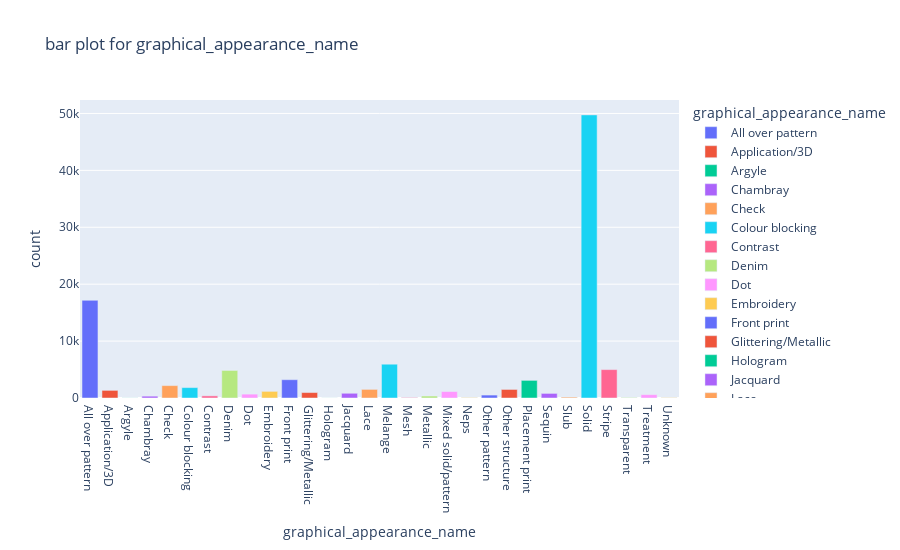

Notebook cell for this chart:
### Code cell
long_df = pd.DataFrame(df_article.groupby('graphical_appearance_name')['article_id'].count().reset_index().rename({'article_id': 'count'}, axis=1))
fig = px.bar(long_df, x='graphical_appearance_name', y="count", color='graphical_appearance_name', title=f"bar plot for graphical_appearance_name ", width=900, height=550)
fig.show()

### Figure 1 — Plotly figure (JSON) as saved in the notebook; plotly's stock layout.template omitted (floating-point values rounded to 4 significant figures)
{"data": [{"hovertemplate": "graphical_appearance_name=%{x}<br>count=%{y}<extra></extra>", "legendgroup": "All over pattern", "marker": {"color": "#636efa", "pattern": {"shape": ""}}, "name": "All over pattern", "orientation": "v", "showlegend": true, "textposition": "auto", "type": "bar", "x": ["All over pattern"], "xaxis": "x", "y": [17165], "yaxis": "y"}, {"hovertemplate": "graphical_appearance_name=%{x}<br>count=%{y}<extra></extra>", "legendgroup": "Application/3D", "marker": {"color": "#EF553B", "pattern": {"shape": ""}}, "name": "Application/3D", "orientation": "v", "showlegend": true, "textposition": "auto", "type": "bar", "x": ["Application/3D"], "xaxis": "x", "y": [1341], "yaxis": "y"}, {"hovertemplate": "graphical_appearance_name=%{x}<br>count=%{y}<extra></extra>", "legendgroup": "Argyle", "marker": {"color": "#00cc96", "pattern": {"shape": ""}}, "name": "Argyle", "orientation": "v", "showlegend": true, "textposition": "auto", "type": "bar", "x": ["Argyle"], "xaxis": "x", "y": [15], "yaxis": "y"}, {"hovertemplate": "graphical_appearance_name=%{x}<br>count=%{y}<extra></extra>", "legendgroup": "Chambray", "marker": {"color": "#ab63fa", "pattern": {"shape": ""}}, "name": "Chambray", "orientation": "v", "showlegend": true, "textposition": "auto", "type": "bar", "x": ["Chambray"], "xaxis": "x", "y": [322], "yaxis": "y"}, {"hovertemplate": "graphical_appearance_name=%{x}<br>count=%{y}<extra></extra>", "legendgroup": "Check", "marker": {"color": "#FFA15A", "pattern": {"shape": ""}}, "name": "Check", "orientation": "v", "showlegend": true, "textposition": "auto", "type": "bar", "x": ["Check"], "xaxis": "x", "y": [2178], "yaxis": "y"}, {"hovertemplate": "graphical_appearance_name=%{x}<br>count=%{y}<extra></extra>", "legendgroup": "Colour blocking", "marker": {"color": "#19d3f3", "pattern": {"shape": ""}}, "name": "Colour blocking", "orientation": "v", "showlegend": true, "textposition": "auto", "type": "bar", "x": ["Colour blocking"], "xaxis": "x", "y": [1830], "yaxis": "y"}, {"hovertemplate": "graphical_appearance_name=%{x}<br>count=%{y}<extra></extra>", "legendgroup": "Contrast", "marker": {"color": "#FF6692", "pattern": {"shape": ""}}, "name": "Contrast", "orientation": "v", "showlegend": true, "textposition": "auto", "type": "bar", "x": ["Contrast"], "xaxis": "x", "y": [376], "yaxis": "y"}, {"hovertemplate": "graphical_appearance_name=%{x}<br>count=%{y}<extra></extra>", "legendgroup": "Denim", "marker": {"color": "#B6E880", "pattern": {"shape": ""}}, "name": "Denim", "orientation": "v", "showlegend": true, "textposition": "auto", "type": "bar", "x": ["Denim"], "xaxis": "x", "y": [4842], "yaxis": "y"}, {"hovertemplate": "graphical_appearance_name=%{x}<br>count=%{y}<extra></extra>", "legendgroup": "Dot", "marker": {"color": "#FF97FF", "pattern": {"shape": ""}}, "name": "Dot", "orientation": "v", "showlegend": true, "textposition": "auto", "type": "bar", "x": ["Dot"], "xaxis": "x", "y": [681], "yaxis": "y"}, {"hovertemplate": "graphical_appearance_name=%{x}<br>count=%{y}<extra></extra>", "legendgroup": "Embroidery", "marker": {"color": "#FECB52", "pattern": {"shape": ""}}, "name": "Embroidery", "orientation": "v", "showlegend": true, "textposition": "auto", "type": "bar", "x": ["Embroidery"], "xaxis": "x", "y": [1165], "yaxis": "y"}, {"hovertemplate": "graphical_appearance_name=%{x}<br>count=%{y}<extra></extra>", "legendgroup": "Front print", "marker": {"color": "#636efa", "pattern": {"shape": ""}}, "name": "Front print", "orientation": "v", "showlegend": true, "textposition": "auto", "type": "bar", "x": ["Front print"], "xaxis": "x", "y": [3215], "yaxis": "y"}, {"hovertemplate": "graphical_appearance_name=%{x}<br>count=%{y}<extra></extra>", "legendgroup": "Glittering/Metallic", "marker": {"color": "#EF553B", "pattern": {"shape": ""}}, "name": "Glittering/Metallic", "orientation": "v", "showlegend": true, "textposition": "auto", "type": "bar", "x": ["Glittering/Metallic"], "xaxis": "x", "y": [958], "yaxis": "y"}, {"hovertemplate": "graphical_appearance_name=%{x}<br>count=%{y}<extra></extra>", "legendgroup": "Hologram", "marker": {"color": "#00cc96", "pattern": {"shape": ""}}, "name": "Hologram", "orientation": "v", "showlegend": true, "textposition": "auto", "type": "bar", "x": ["Hologram"], "xaxis": "x", "y": [8], "yaxis": "y"}, {"hovertemplate": "graphical_appearance_name=%{x}<br>count=%{y}<extra></extra>", "legendgroup": "Jacquard", "marker": {"color": "#ab63fa", "pattern": {"shape": ""}}, "name": "Jacquard", "orientation": "v", "showlegend": true, "textposition": "auto", "type": "bar", "x": ["Jacquard"], "xaxis": "x", "y": [830], "yaxis": "y"}, {"hovertemplate": "graphical_appearance_name=%{x}<br>count=%{y}<extra></extra>", "legendgroup": "Lace", "marker": {"color": "#FFA15A", "pattern": {"shape": ""}}, "name": "Lace", "orientation": "v", "showlegend": true, "textposition": "auto", "type": "bar", "x": ["Lace"], "xaxis": "x", "y": [1513], "yaxis": "y"}, {"hovertemplate": "graphical_appearance_name=%{x}<br>count=%{y}<extra></extra>", "legendgroup": "Melange", "marker": {"color": "#19d3f3", "pattern": {"shape": ""}}, "name": "Melange", "orientation": "v", "showlegend": true, "textposition": "auto", "type": "bar", "x": ["Melange"], "xaxis": "x", "y": [5938], "yaxis": "y"}, {"hovertemplate": "graphical_appearance_name=%{x}<br>count=%{y}<extra></extra>", "legendgroup": "Mesh", "marker": {"color": "#FF6692", "pattern": {"shape": ""}}, "name": "Mesh", "orientation": "v", "showlegend": true, "textposition": "auto", "type": "bar", "x": ["Mesh"], "xaxis": "x", "y": [86], "yaxis": "y"}, {"hovertemplate": "graphical_appearance_name=%{x}<br>count=%{y}<extra></extra>", "legendgroup": "Metallic", "marker": {"color": "#B6E880", "pattern": {"shape": ""}}, "name": "Metallic", "orientation": "v", "showlegend": true, "textposition": "auto", "type": "bar", "x": ["Metallic"], "xaxis": "x", "y": [346], "yaxis": "y"}, {"hovertemplate": "graphical_appearance_name=%{x}<br>count=%{y}<extra></extra>", "legendgroup": "Mixed solid/pattern", "marker": {"color": "#FF97FF", "pattern": {"shape": ""}}, "name": "Mixed solid/pattern", "orientation": "v", "showlegend": true, "textposition": "auto", "type": "bar", "x": ["Mixed solid/pattern"], "xaxis": "x", "y": [1132], "yaxis": "y"}, {"hovertemplate": "graphical_appearance_name=%{x}<br>count=%{y}<extra></extra>", "legendgroup": "Neps", "marker": {"color": "#FECB52", "pattern": {"shape": ""}}, "name": "Neps", "orientation": "v", "showlegend": true, "textposition": "auto", "type": "bar", "x": ["Neps"], "xaxis": "x", "y": [66], "yaxis": "y"}, {"hovertemplate": "graphical_appearance_name=%{x}<br>count=%{y}<extra></extra>", "legendgroup": "Other pattern", "marker": {"color": "#636efa", "pattern": {"shape": ""}}, "name": "Other pattern", "orientation": "v", "showlegend": true, "textposition": "auto", "type": "bar", "x": ["Other pattern"], "xaxis": "x", "y": [515], "yaxis": "y"}, {"hovertemplate": "graphical_appearance_name=%{x}<br>count=%{y}<extra></extra>", "legendgroup": "Other structure", "marker": {"color": "#EF553B", "pattern": {"shape": ""}}, "name": "Other structure", "orientation": "v", "showlegend": true, "textposition": "auto", "type": "bar", "x": ["Other structure"], "xaxis": "x", "y": [1502], "yaxis": "y"}, {"hovertemplate": "graphical_appearance_name=%{x}<br>count=%{y}<extra></extra>", "legendgroup": "Placement print", "marker": {"color": "#00cc96", "pattern": {"shape": ""}}, "name": "Placement print", "orientation": "v", "showlegend": true, "textposition": "auto", "type": "bar", "x": ["Placement print"], "xaxis": "x", "y": [3098], "yaxis": "y"}, {"hovertemplate": "graphical_appearance_name=%{x}<br>count=%{y}<extra></extra>", "legendgroup": "Sequin", "marker": {"color": "#ab63fa", "pattern": {"shape": ""}}, "name": "Sequin", "orientation": "v", "showlegend": true, "textposition": "auto", "type": "bar", "x": ["Sequin"], "xaxis": "x", "y": [806], "yaxis": "y"}, {"hovertemplate": "graphical_appearance_name=%{x}<br>count=%{y}<extra></extra>", "legendgroup": "Slub", "marker": {"color": "#FFA15A", "pattern": {"shape": ""}}, "name": "Slub", "orientation": "v", "showlegend": true, "textposition": "auto", "type": "bar", "x": ["Slub"], "xaxis": "x", "y": [153], "yaxis": "y"}, {"hovertemplate": "graphical_appearance_name=%{x}<br>count=%{y}<extra></extra>", "legendgroup": "Solid", "marker": {"color": "#19d3f3", "pattern": {"shape": ""}}, "name": "Solid", "orientation": "v", "showlegend": true, "textposition": "auto", "type": "bar", "x": ["Solid"], "xaxis": "x", "y": [49747], "yaxis": "y"}, {"hovertemplate": "graphical_appearance_name=%{x}<br>count=%{y}<extra></extra>", "legendgroup": "Stripe", "marker": {"color": "#FF6692", "pattern": {"shape": ""}}, "name": "Stripe", "orientation": "v", "showlegend": true, "textposition": "auto", "type": "bar", "x": ["Stripe"], "xaxis": "x", "y": [4990], "yaxis": "y"}, {"hovertemplate": "graphical_appearance_name=%{x}<br>count=%{y}<extra></extra>", "legendgroup": "Transparent", "marker": {"color": "#B6E880", "pattern": {"shape": ""}}, "name": "Transparent", "orientation": "v", "showlegend": true, "textposition": "auto", "type": "bar", "x": ["Transparent"], "xaxis": "x", "y": [86], "yaxis": "y"}, {"hovertemplate": "graphical_appearance_name=%{x}<br>count=%{y}<extra></extra>", "legendgroup": "Treatment", "marker": {"color": "#FF97FF", "pattern": {"shape": ""}}, "name": "Treatment", "orientation": "v", "showlegend": true, "textposition": "auto", "type": "bar", "x": ["Treatment"], "xaxis": "x", "y": [586], "yaxis": "y"}, {"hovertemplate": "graphical_appearance_name=%{x}<br>count=%{y}<extra></extra>", "legendgroup": "Unknown", "marker": {"color": "#FECB52", "pattern": {"shape": ""}}, "name": "Unknown", "orientation": "v", "showlegend": true, "textposition": "auto", "type": "bar", "x": ["Unknown"], "xaxis": "x", "y": [52], "yaxis": "y"}], "layout": {"barmode": "relative", "height": 550, "legend": {"title": {"text": "graphical_appearance_name"}, "tracegroupgap": 0}, "title": {"text": "bar plot for graphical_appearance_name "}, "width": 900, "xaxis": {"anchor": "y", "categoryarray": ["All over pattern", "Application/3D", "Argyle", "Chambray", "Check", "Colour blocking", "Contrast", "Denim", "Dot", "Embroidery", "Front print", "Glittering/Metallic", "Hologram", "Jacquard", "Lace", "Melange", "Mesh", "Metallic", "Mixed solid/pattern", "Neps", "Other pattern", "Other structure", "Placement print", "Sequin", "Slub", "Solid", "Stripe", "Transparent", "Treatment", "Unknown"], "categoryorder": "array", "domain": [0, 1], "title": {"text": "graphical_appearance_name"}}, "yaxis": {"anchor": "x", "domain": [0, 1], "title": {"text": "count"}}}}
